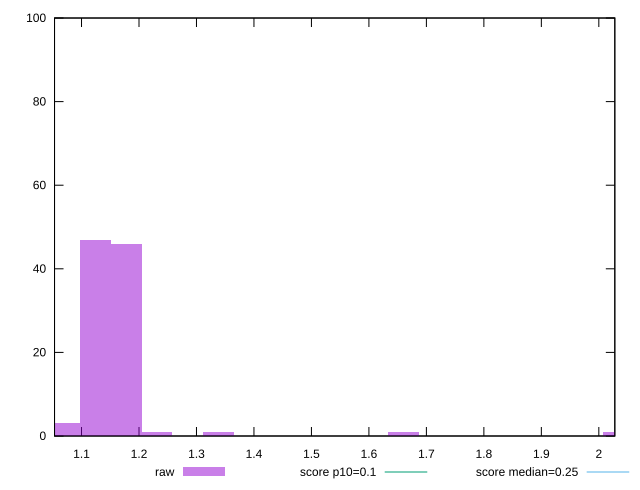

Write gnuplot code to recreate this figure.
reset

$raw <<EOF
1.1242778425835114 47
1.1778148827065356 46
1.070740802460487 3
2.034407524674925 1
1.23135192282956 1
1.6596482438137548 1
1.3384260030756088 1
EOF

set key outside below
set boxwidth 0.05353704012302435
set xrange [1.0530457899305556:2.0278319227430557]
set yrange [0:100]
set trange [0:100]
set style fill transparent solid 0.5 noborder

set parametric
set terminal svg size 640, 490 enhanced background rgb 'white'
set output "report_00020_2021-02-19T21:17:38.612Z2/cumulative-layout-shift/samples/pages+cached+noadtech/raw/histogram.svg"

plot $raw title "raw" with boxes, \
     0.1,t title "score p10=0.1", \
     0.25,t title "score median=0.25"

reset
